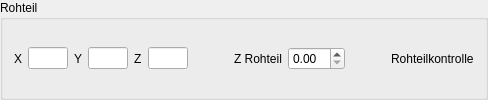
       <widget class="QGroupBox" name="groupBox_Rohteil">
        <property name="title">
         <string>Rohteil</string>
        </property>
        <layout class="QVBoxLayout" name="verticalLayout">
         <item>
          <layout class="QHBoxLayout" name="horizontalLayout_3">
           <item>
            <widget class="QLabel" name="label_X">
             <property name="text">
              <string>X</string>
             </property>
            </widget>
           </item>
           <item>
            <widget class="MLineEdit" name="lineEdit_RawPartX">
             <property name="maximumSize">
              <size>
               <width>40</width>
               <height>16777215</height>
              </size>
             </property>
             <property name="styleSheet">
              <string notr="true"/>
             </property>
             <property name="text">
              <string/>
             </property>
            </widget>
           </item>
           <item>
            <widget class="QLabel" name="label_Y">
             <property name="text">
              <string>Y</string>
             </property>
            </widget>
           </item>
           <item>
            <widget class="MLineEdit" name="lineEdit_RawPartY">
             <property name="maximumSize">
              <size>
               <width>40</width>
               <height>16777215</height>
              </size>
             </property>
             <property name="text">
              <string/>
             </property>
            </widget>
           </item>
           <item>
            <widget class="QLabel" name="label_Z">
             <property name="text">
              <string>Z</string>
             </property>
            </widget>
           </item>
           <item>
            <widget class="MLineEdit" name="lineEdit_RawPartZ">
             <property name="maximumSize">
              <size>
               <width>40</width>
               <height>16777215</height>
              </size>
             </property>
             <property name="text">
              <string/>
             </property>
            </widget>
           </item>
           <item>
            <spacer name="horizontalSpacer_12">
             <property name="orientation">
              <enum>Qt::Horizontal</enum>
             </property>
             <property name="sizeHint" stdset="0">
              <size>
               <width>40</width>
               <height>20</height>
              </size>
             </property>
            </spacer>
           </item>
           <item>
            <widget class="QLabel" name="label_ZRohTeil">
             <property name="text">
              <string>Z Rohteil</string>
             </property>
            </widget>
           </item>
           <item>
            <widget class="MDoubleSpinBox" name="doubleSpinBox_ZRawPart">
             <property name="sizePolicy">
              <sizepolicy hsizetype="Fixed" vsizetype="Fixed">
               <horstretch>0</horstretch>
               <verstretch>0</verstretch>
              </sizepolicy>
             </property>
             <property name="singleStep">
              <double>0.500000000000000</double>
             </property>
             <property name="value">
              <double>0.000000000000000</double>
             </property>
            </widget>
           </item>
           <item>
            <spacer name="horizontalSpacer">
             <property name="orientation">
              <enum>Qt::Horizontal</enum>
             </property>
             <property name="sizeHint" stdset="0">
              <size>
               <width>40</width>
               <height>20</height>
              </size>
             </property>
            </spacer>
           </item>
           <item>
            <widget class="QLabel" name="label_RawPartInspection">
             <property name="styleSheet">
              <string notr="true">background-color: rgba(255, 255, 255,0);</string>
             </property>
             <property name="text">
              <string>Rohteilkontrolle</string>
             </property>
            </widget>
           </item>
          </layout>
         </item>
        </layout>
       </widget>
